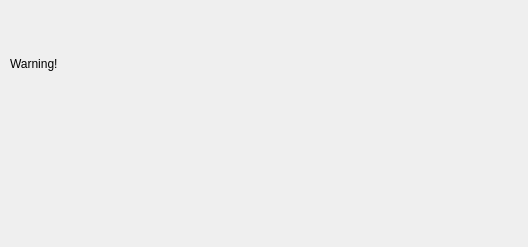
<?xml version="1.0" encoding="UTF-8"?>
<ui version="4.0">
 <class>TrainingPanel</class>
 <widget class="QMainWindow" name="TrainingPanel">
  <property name="geometry">
   <rect>
    <x>0</x>
    <y>0</y>
    <width>528</width>
    <height>247</height>
   </rect>
  </property>
  <property name="windowTitle">
   <string>Warning</string>
  </property>
  <widget class="QWidget" name="centralwidget">
   <widget class="QWidget" name="verticalLayoutWidget">
    <property name="geometry">
     <rect>
      <x>10</x>
      <y>10</y>
      <width>501</width>
      <height>221</height>
     </rect>
    </property>
    <layout class="QVBoxLayout" name="verticalLayout">
     <item>
      <widget class="QLabel" name="sorry">
       <property name="text">
        <string>Warning!</string>
       </property>
      </widget>
     </item>
     <item>
      <widget class="QLabel" name="label">
       <property name="text">
        <string/>
       </property>
       <property name="wordWrap">
        <bool>true</bool>
       </property>
      </widget>
     </item>
    </layout>
   </widget>
  </widget>
 </widget>
 <resources/>
 <connections/>
</ui>
